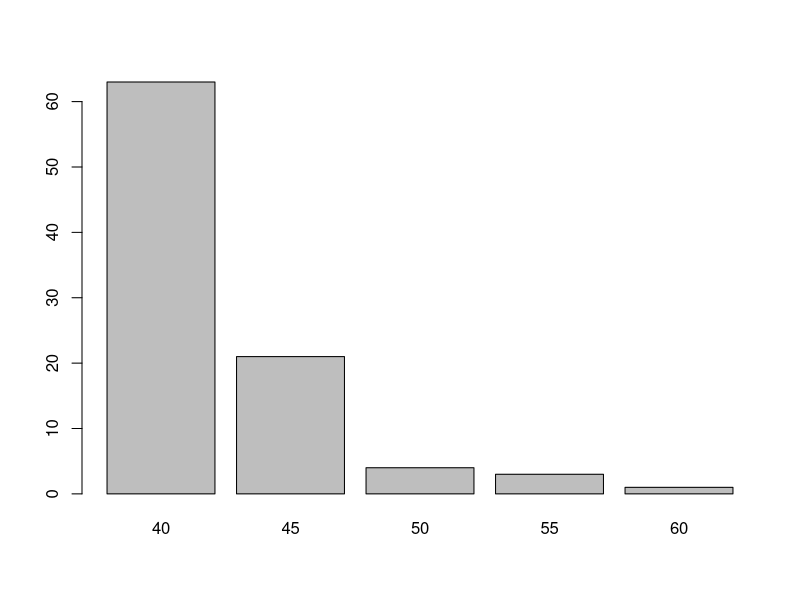
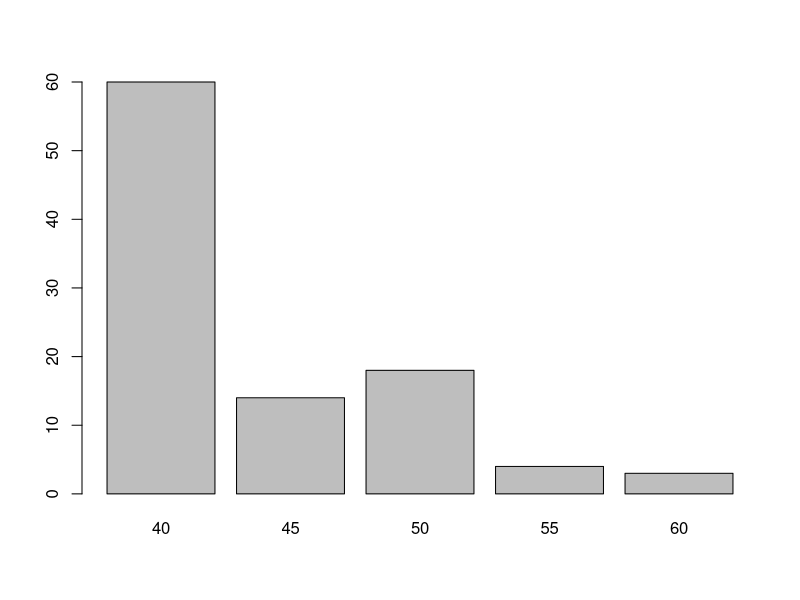
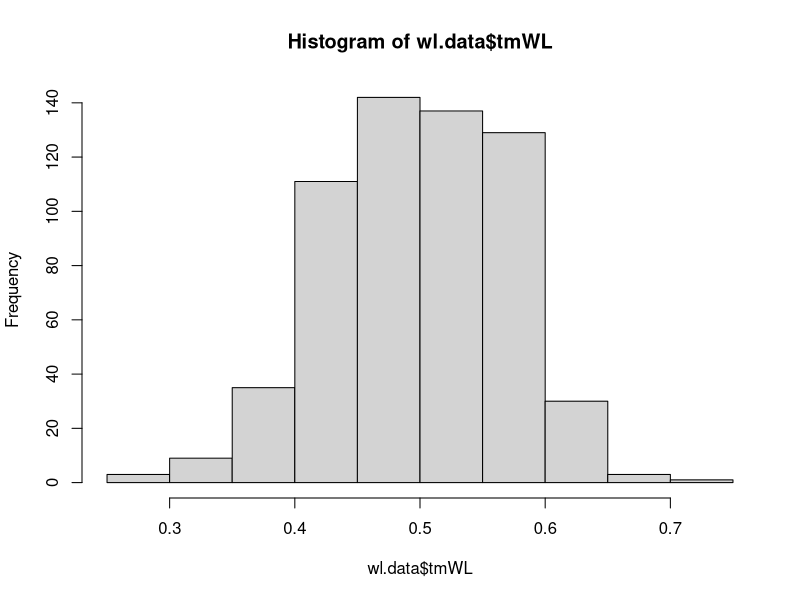
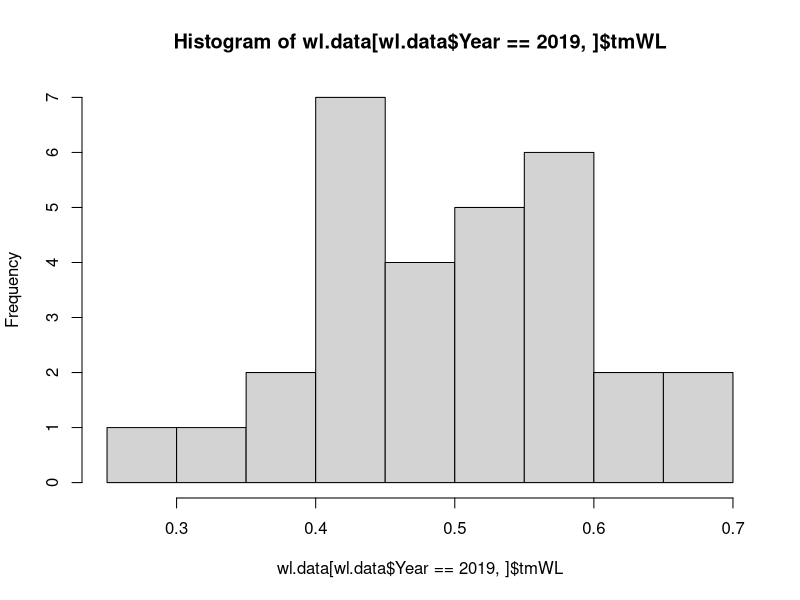
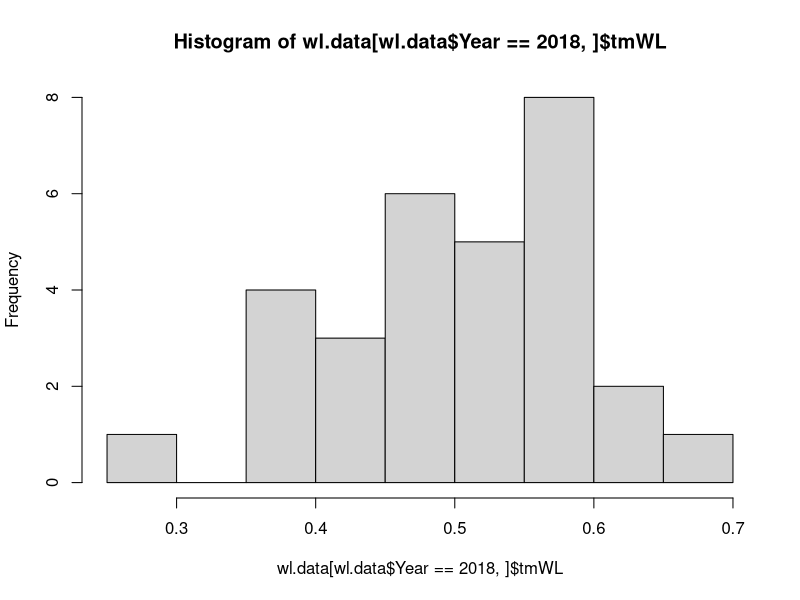
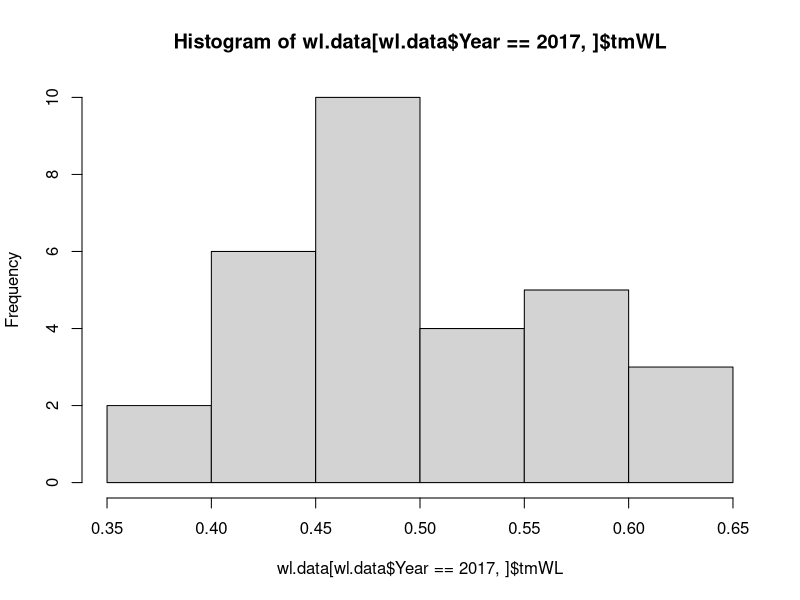
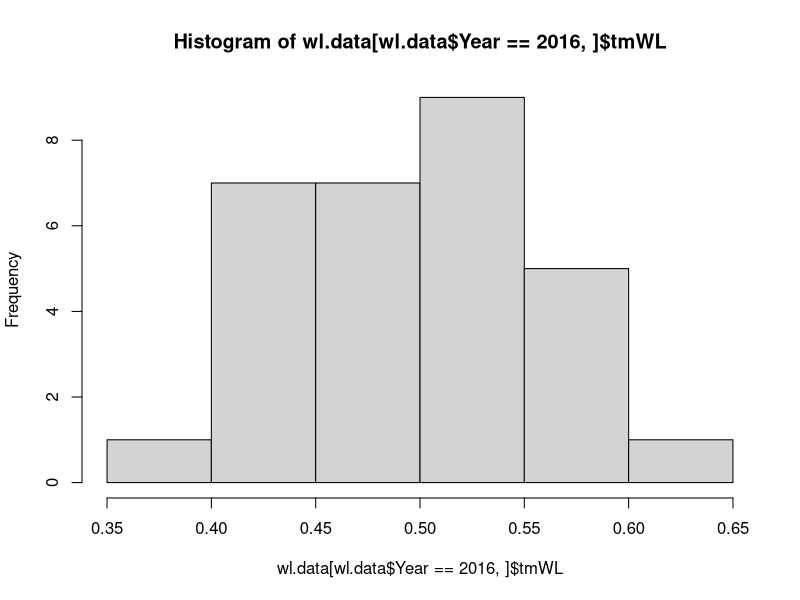
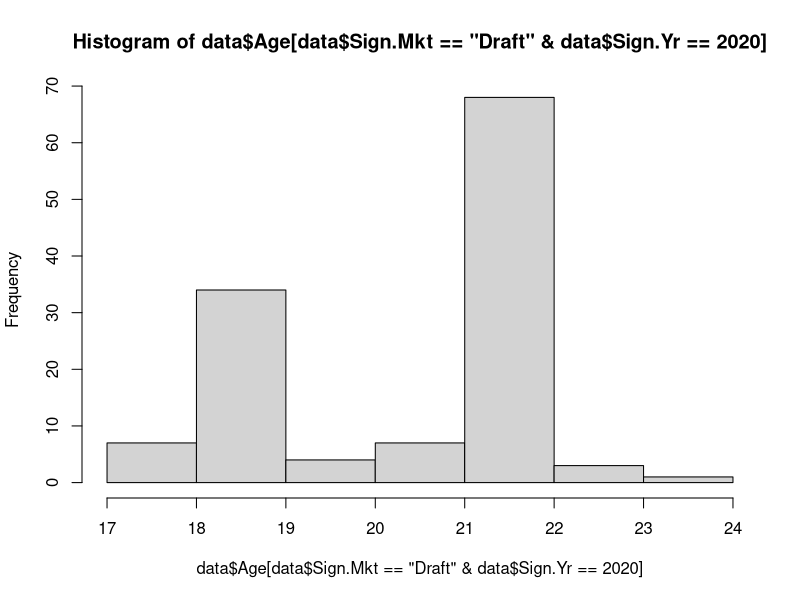

Here is the R script that generated these plots, in order:
data <- read.csv("prospect_data/total-board-data.csv")

# How many prospects per draft?
picks_2020 <- data[data$Sign.Mkt == "Draft" & data$Sign.Yr == 2020,]
lengths(picks_2020)[1]; 124 / 30  # There are 124 from 2020 - not all have signed yet, though, and the draft was smaller

picks_2019 <- data[data$Sign.Mkt == "Draft" & data$Sign.Yr == 2019,]
lengths(picks_2019)[1]; 184 / 30  # There are 184 from 2019

picks_2018 <- data[data$Sign.Mkt == "Draft" & data$Sign.Yr == 2018,]
lengths(picks_2018)[1]; 174 / 30  # There are 174 in 2018 - expected, because some drop out

# What proportion of prospects are from J2 vs. the Draft?

table(data$Sign.Mkt)
print("From J2: "); 472 / (831 + 472)
print("From Draft: "); 831 / (831 + 472)

# What is the FV distribution for a draft year?

# 2019
picks_2019$new.FV <- strtoi(gsub("+", "", picks_2019$FV))
table(picks_2019$new.FV)
prop.table(table(picks_2019$new.FV))
barplot(table(picks_2019$new.FV))

# 2018
picks_2018$new.FV <- strtoi(gsub("+", "", picks_2018$FV))
table(picks_2018$new.FV)
prop.table(table(picks_2018$new.FV))
barplot(table(picks_2018$new.FV))

# What are the FVs for each draft slot, assuming a draft of 180 players?
# Using figures from 2019 draft

.0109 * 180  # Top two are 60
.0326 * 180  # Next 6 are 55
.0435 * 180  # Next 8 are 50
.2283 * 180  # Next 41 are 45
.6848 * 180  # Next 123 are 40
2 + 6 + 8 + 41 + 123

# How many prospects are pitchers vs. hitters?

prop.table(table(data$Pos))
.100 + .393  # Pitchers - it's about evenly split

# What's the distribution of WL%?

wl.data <- read.csv("total.csv")
hist(wl.data$tmWL)

# Per year - it's pretty erratic
hist(wl.data[wl.data$Year == 2019,]$tmWL)
hist(wl.data[wl.data$Year == 2018,]$tmWL)
hist(wl.data[wl.data$Year == 2017,]$tmWL)
hist(wl.data[wl.data$Year == 2016,]$tmWL)

# What are the cut-off values for the important draft picks?

quantile(wl.data$tmWL, probs = c(2/30, 8/30, 16/30, (57 - 30)/30))

# What's the ETA of prospects when they're signed?

prop.table(table(data$ETA[data$Sign.Yr == 2020]))
prop.table(table(data$ETA[data$Sign.Yr == 2019]))
prop.table(table(data$ETA[data$Sign.Yr == 2018]))

# What are the ages of draft prospects?

hist(data$Age[data$Sign.Mkt == "Draft" & data$Sign.Yr == 2020])

